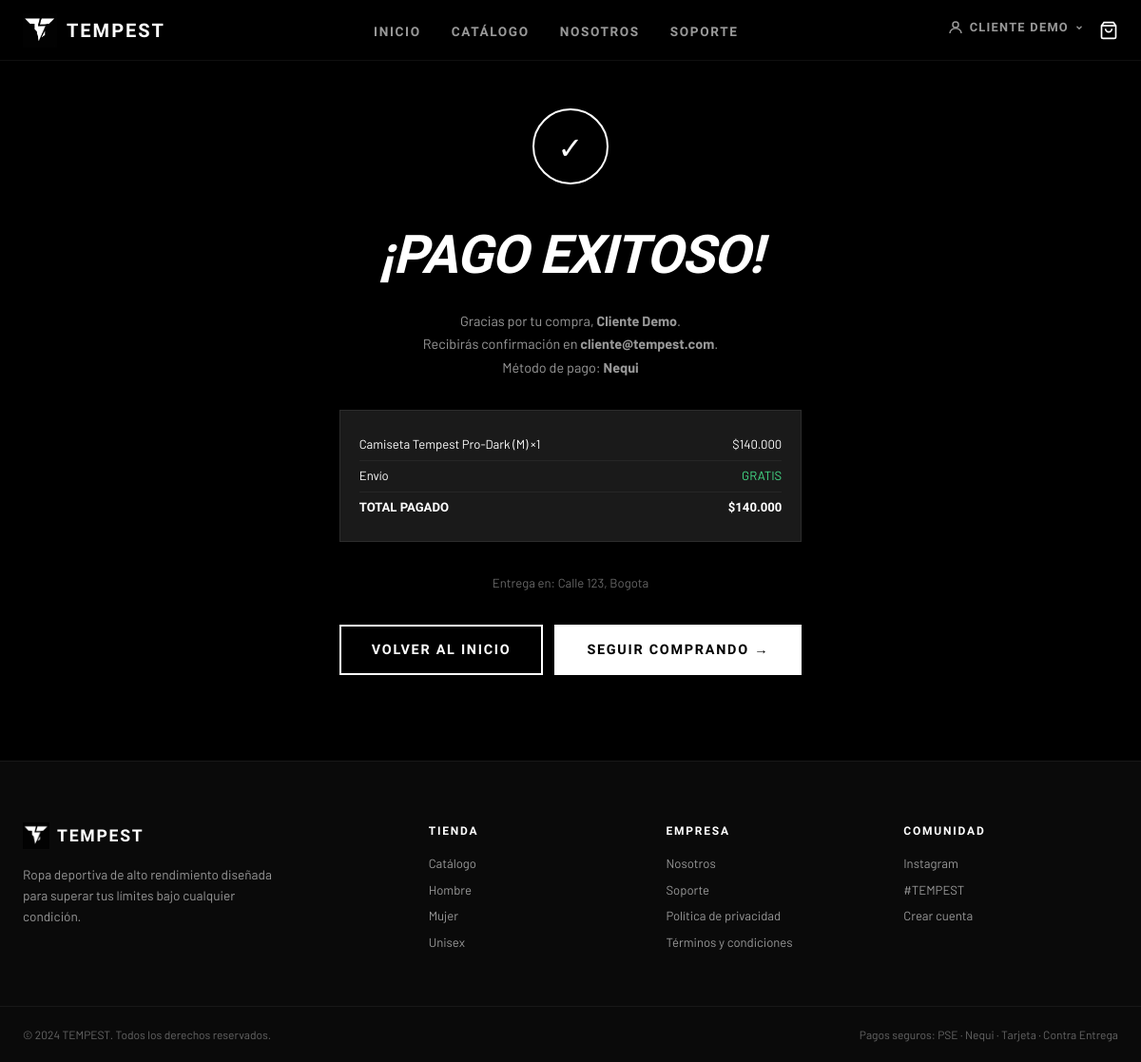
/pedido-exitoso (signed in), run on the app's committed database.
### app/models/models.py (models this page shows)
class User(db.Model):
    __tablename__ = "users"
    id: Mapped[int] = mapped_column(Integer, primary_key=True)
    name: Mapped[str] = mapped_column(String(120), default="Cliente Tempest", nullable=False)
    email: Mapped[str] = mapped_column(String(255), unique=True, nullable=False, index=True)
    password_hash: Mapped[str] = mapped_column(String(255), nullable=False)
    role: Mapped[str] = mapped_column(String(20), default="client", nullable=False)
    phone: Mapped[str] = mapped_column(String(40), default="", nullable=False)
    address: Mapped[str] = mapped_column(Text, default="", nullable=False)
    created_at: Mapped[datetime] = mapped_column(DateTime, default=datetime.utcnow, nullable=False)
    cart_items: Mapped[list["CartItem"]] = relationship(back_populates="user", cascade="all, delete-orphan")
    orders: Mapped[list["Order"]] = relationship(back_populates="user", cascade="all, delete-orphan")

class Order(db.Model):
    __tablename__ = "orders"
    id: Mapped[int] = mapped_column(Integer, primary_key=True)
    user_id: Mapped[int] = mapped_column(ForeignKey("users.id"), nullable=False, index=True)
    status: Mapped[str] = mapped_column(String(30), default="pendiente", nullable=False)
    total: Mapped[Decimal] = mapped_column(Numeric(10, 2), nullable=False)
    payment_method: Mapped[str] = mapped_column(String(40), default="tarjeta", nullable=False)
    delivery_name: Mapped[str] = mapped_column(String(120), default="", nullable=False)
    delivery_city: Mapped[str] = mapped_column(String(120), default="", nullable=False)
    delivery_address: Mapped[str] = mapped_column(Text, default="", nullable=False)
    created_at: Mapped[datetime] = mapped_column(DateTime, default=datetime.utcnow, nullable=False)
    user: Mapped[User] = relationship(back_populates="orders")
    items: Mapped[list["OrderItem"]] = relationship(back_populates="order", cascade="all, delete-orphan")

class Product(db.Model):
    __tablename__ = "products"
    id: Mapped[int] = mapped_column(Integer, primary_key=True)
    source_id: Mapped[str] = mapped_column(String(80), default="", nullable=False, index=True)
    name: Mapped[str] = mapped_column(String(180), nullable=False)
    price: Mapped[Decimal] = mapped_column(Numeric(10, 2), nullable=False)
    image: Mapped[str] = mapped_column(Text, nullable=False)
    description: Mapped[str] = mapped_column(Text, default="", nullable=False)
    category: Mapped[str] = mapped_column(String(80), default="Tops", nullable=False)
    gender: Mapped[str] = mapped_column(String(20), default="Unisex", nullable=False)
    sizes_csv: Mapped[str] = mapped_column(String(120), default="S,M,L,XL", nullable=False)
    gallery_csv: Mapped[str] = mapped_column(Text, default="", nullable=False)
    colors_csv: Mapped[str] = mapped_column(String(255), default="", nullable=False)
    created_at: Mapped[datetime] = mapped_column(DateTime, default=datetime.utcnow, nullable=False)
    cart_items: Mapped[list["CartItem"]] = relationship(back_populates="product", cascade="all, delete-orphan")
    order_items: Mapped[list["OrderItem"]] = relationship(back_populates="product")

### app/routes/main.py (the view, shortened to what this page needs)
@bp.get("/pedido-exitoso")
def order_success_page():
    last_order_id = session.get("last_order_id")
    order = None
    if not order and g.user:
        order = (
            g.db.query(Order)
            .filter_by(user_id=g.user.id)
            .order_by(Order.created_at.desc(), Order.id.desc())
            .first()
        )
    if not order:
        flash("Aún no tienes un pedido confirmado para mostrar.", "info")
        return redirect(url_for("products.products_page"))
    return render_template("order_success.html", order=order_payload(order))

### app/services/logic.py (called while the page is built)
def normalize_role(raw_role: str | None) -> str:
    value = (raw_role or "client").strip().lower()
    if value in {"admin", "administrator"}:
        return "admin"
    if value in {"cliente", "client", "cliente "}:
        return "client"
    return "client"

def session_user_payload(user: User | None) -> dict | None:
    if not user:
        return None
    return {
        "id": user.id,
        "name": user.name,
        "email": user.email,
        "role": normalize_role(user.role),
    }

def format_price(value) -> str:
    amount = Decimal(str(value or 0))
    amount = amount.quantize(Decimal("1")) if amount == amount.to_integral() else amount.quantize(Decimal("0.01"))
    if amount == amount.to_integral():
        return f"${int(amount):,}".replace(",", ".")
    formatted = f"{amount:,.2f}"
    return f"${formatted}".replace(",", "X").replace(".", ",").replace("X", ".")

### app/templates/order_success.html (shortened to what this page needs)
{% extends "base.html" %}
{% block content %}
<div class="success-page">
  <div class="success-card">
    <div class="success-icon">✓</div>
    <h1>¡PAGO EXITOSO!</h1>
    <p>
      Gracias por tu compra,
      <strong>{{ order.get('name', 'Cliente') }}</strong>.<br>
      {% if order.get('email') %}
        Recibirás confirmación en <strong>{{ order.get('email') }}</strong>.<br>
      {% endif %}
      Método de pago:
      <strong>
        {{ order.get('payment_method', 'N/A') | replace('_', ' ') | title }}
      </strong>
    </p>
    <div class="order-summary-mini">
      {% for item in order.get('items', []) %}
      <div class="row">
        <span>{{ item.get('name', '?') }} ({{ item.get('size', '?') }}) ×{{ item.get('qty', 1) }}</span>
        <span>{{ (item.get('price', 0) * item.get('qty', 1)) | fmt_price }}</span>
      </div>
      {% endfor %}
      <div class="row">
        <span>Envío</span>
        <span style="color:#44dd88;">GRATIS</span>
      </div>
      <div class="row total">
        <span>TOTAL PAGADO</span>
        <span>{{ order.get('total', 0) | fmt_price }}</span>
      </div>
    </div>
    {% if order.get('address') %}
    <p style="font-size:.82rem;color:#666;margin-top:16px;">
      Entrega en: {{ order.get('address') }}, {{ order.get('city') }}
    </p>
    {% endif %}
    <div style="display:flex;gap:12px;justify-content:center;flex-wrap:wrap;margin-top:24px;">
      <a href="{{ url_for('main.home') }}" class="btn btn--outline">VOLVER AL INICIO</a>
      <a href="{{ url_for('products.products_page') }}" class="btn btn--primary">SEGUIR COMPRANDO →</a>
    </div>
  </div>
</div>
{% endblock %}

### app/templates/base.html (shortened to what this page needs)
<!DOCTYPE html>
<html lang="es">
<head>
  <link rel="stylesheet" href="{{ url_for('static', filename='css/style.css') }}">
</head>
<body>
{% set _u = current_user() %}
{% set _logged_in = _u is not none %}
{% set _is_admin  = _logged_in and _u.get('role') == 'admin' %}
<nav class="navbar" id="navbar">
  <div class="nav-container">
    <a href="{{ url_for('main.home') }}" class="nav-logo">
      <div class="logo-icon">
        <img src="{{ url_for('static', filename='logo_t.png') }}"
             alt="TEMPEST"
             style="width:36px;height:36px;object-fit:contain;display:block;">
      </div>
      <span class="logo-text">TEMPEST</span>
    </a>
    <ul class="nav-links">
      <li><a href="{{ url_for('main.home') }}" class="{{ 'active' if request.endpoint == 'main.home' }}">INICIO</a></li>
      <li><a href="{{ url_for('products.products_page') }}" class="{{ 'active' if request.endpoint == 'products.products_page' }}">CATÁLOGO</a></li>
      <li><a href="{{ url_for('main.about_page') }}" class="{{ 'active' if request.endpoint == 'main.about_page' }}">NOSOTROS</a></li>
      <li><a href="{{ url_for('main.support_page') }}" class="{{ 'active' if request.endpoint == 'main.support_page' }}">SOPORTE</a></li>
    </ul>
    <div class="nav-actions">
      {% if _logged_in %}
      <div class="nav-user-menu" id="userMenu">
        <button class="nav-user-btn" id="userMenuBtn" type="button"
                aria-haspopup="true" aria-expanded="false">
          <svg width="18" height="18" viewBox="0 0 24 24" fill="none" stroke="currentColor" stroke-width="2">
            <circle cx="12" cy="8" r="4"/>
            <path d="M4 20c0-4 3.6-7 8-7s8 3 8 7"/>
          </svg>
          <span>{{ _u.get('name', 'MI CUENTA') }}</span>
          <svg width="10" height="10" viewBox="0 0 24 24" fill="none" stroke="currentColor"
               stroke-width="3" id="userChevron" style="transition:transform .2s;">
            <polyline points="6 9 12 15 18 9"/>
          </svg>
        </button>
      </div>
      {% endif %}
      <a href="{{ url_for('cart.cart_page') }}" class="cart-btn">
        <svg width="20" height="20" viewBox="0 0 24 24" fill="none" stroke="currentColor" stroke-width="2">
          <path d="M6 2L3 6v14a2 2 0 002 2h14a2 2 0 002-2V6l-3-4z"/>
          <line x1="3" y1="6" x2="21" y2="6"/>
          <path d="M16 10a4 4 0 01-8 0"/>
        </svg>
        {% set _cnt = get_cart_count() %}
      </a>
    </div>
  </div>
</nav>
<main>{% block content %}{% endblock %}</main>
<footer class="footer">
  <div class="footer-inner">
    <div class="footer-brand">
      <a href="{{ url_for('main.home') }}" class="footer-logo">
        <div class="logo-icon logo-icon--sm">
          <img src="{{ url_for('static', filename='logo_t.png') }}"
               alt="TEMPEST"
               style="width:28px;height:28px;object-fit:contain;display:block;">
        </div>
        TEMPEST
      </a>
      <p>Ropa deportiva de alto rendimiento diseñada para superar tus límites bajo cualquier condición.</p>
    </div>
    <div class="footer-links">
      <div class="footer-col">
        <h4>TIENDA</h4>
        <a href="{{ url_for('products.products_page') }}">Catálogo</a>
        <a href="{{ url_for('products.products_page') }}?gender=Men">Hombre</a>
        <a href="{{ url_for('products.products_page') }}?gender=Women">Mujer</a>
        <a href="{{ url_for('products.products_page') }}?gender=Unisex">Unisex</a>
      </div>
      <div class="footer-col">
        <h4>EMPRESA</h4>
        <a href="{{ url_for('main.about_page') }}">Nosotros</a>
        <a href="{{ url_for('main.support_page') }}">Soporte</a>
        <a href="#">Política de privacidad</a>
        <a href="#">Términos y condiciones</a>
      </div>
      <div class="footer-col">
        <h4>COMUNIDAD</h4>
        <a href="https://instagram.com/sport.tempest" target="_blank">Instagram</a>
        <a href="#">#TEMPEST</a>
        <a href="{{ url_for('auth.register_page') }}">Crear cuenta</a>
      </div>
    </div>
  </div>
  <div class="footer-bottom">
    <p>© 2024 TEMPEST. Todos los derechos reservados.</p>
    <p>Pagos seguros: PSE · Nequi · Tarjeta · Contra Entrega</p>
  </div>
</footer>
</body>
</html>

### data on the page
User: get "CLIENTE DEMO", get "cliente@tempest.com"
Order: get "Cliente Demo", get "Nequi", get "Calle 123", get "Bogota"
Product: get "Camiseta Tempest Pro-Dark", get "M", get "1", value "$140.000"

### other printed values
{{ order.get('total', 0) | fmt_price }} "$140.000"
